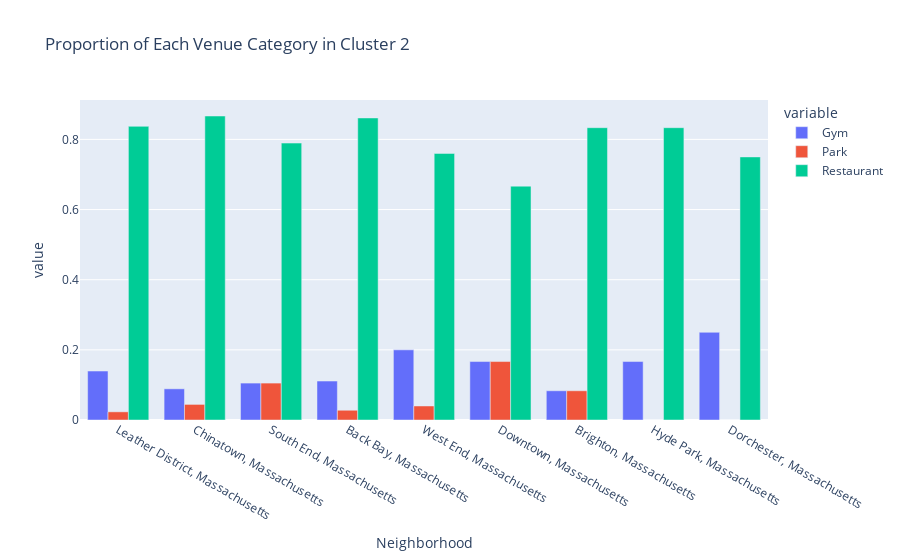

This figure's notebook cell:
### Markdown cell above
CLUSTER 2:

### Code cell
#Cluster 2
#create dataframe for graphing
cluster2_df = pd.DataFrame(columns = ['Neighborhood','Gym', 'Park', 'Restaurant'])
cluster2_df['Gym'] = Cluster2['Gym']
cluster2_df['Park'] = Cluster2['Park']
cluster2_df['Restaurant'] = Cluster2['Restaurant']
cluster2_df['Neighborhood'] = Cluster2['Address']


#make graph
fig2 = px.bar(cluster2_df, x = "Neighborhood", y = ['Gym', 'Park', 'Restaurant'], barmode= 'group', title = 'Proportion of Each Venue Category in Cluster 2')
fig2.show()

### Figure 1 — Plotly figure (JSON) as saved in the notebook; plotly's stock layout.template omitted (floating-point values rounded to 4 significant figures)
{"data": [{"alignmentgroup": "True", "hovertemplate": "variable=Gym<br>Neighborhood=%{x}<br>value=%{y}<extra></extra>", "legendgroup": "Gym", "marker": {"color": "#636efa"}, "name": "Gym", "offsetgroup": "Gym", "orientation": "v", "showlegend": true, "textposition": "auto", "type": "bar", "x": ["Leather District, Massachusetts", "Chinatown, Massachusetts", "South End, Massachusetts", "Back Bay, Massachusetts", "West End, Massachusetts", "Downtown, Massachusetts", "Brighton, Massachusetts", "Hyde Park, Massachusetts", "Dorchester, Massachusetts"], "xaxis": "x", "y": [0.1395, 0.08889, 0.1053, 0.1111, 0.2, 0.1667, 0.08333, 0.1667, 0.25], "yaxis": "y"}, {"alignmentgroup": "True", "hovertemplate": "variable=Park<br>Neighborhood=%{x}<br>value=%{y}<extra></extra>", "legendgroup": "Park", "marker": {"color": "#EF553B"}, "name": "Park", "offsetgroup": "Park", "orientation": "v", "showlegend": true, "textposition": "auto", "type": "bar", "x": ["Leather District, Massachusetts", "Chinatown, Massachusetts", "South End, Massachusetts", "Back Bay, Massachusetts", "West End, Massachusetts", "Downtown, Massachusetts", "Brighton, Massachusetts", "Hyde Park, Massachusetts", "Dorchester, Massachusetts"], "xaxis": "x", "y": [0.02326, 0.04444, 0.1053, 0.02778, 0.04, 0.1667, 0.08333, 0, 0], "yaxis": "y"}, {"alignmentgroup": "True", "hovertemplate": "variable=Restaurant<br>Neighborhood=%{x}<br>value=%{y}<extra></extra>", "legendgroup": "Restaurant", "marker": {"color": "#00cc96"}, "name": "Restaurant", "offsetgroup": "Restaurant", "orientation": "v", "showlegend": true, "textposition": "auto", "type": "bar", "x": ["Leather District, Massachusetts", "Chinatown, Massachusetts", "South End, Massachusetts", "Back Bay, Massachusetts", "West End, Massachusetts", "Downtown, Massachusetts", "Brighton, Massachusetts", "Hyde Park, Massachusetts", "Dorchester, Massachusetts"], "xaxis": "x", "y": [0.8372, 0.8667, 0.7895, 0.8611, 0.76, 0.6667, 0.8333, 0.8333, 0.75], "yaxis": "y"}], "layout": {"barmode": "group", "legend": {"title": {"text": "variable"}, "tracegroupgap": 0}, "title": {"text": "Proportion of Each Venue Category in Cluster 2"}, "xaxis": {"anchor": "y", "domain": [0, 1], "title": {"text": "Neighborhood"}}, "yaxis": {"anchor": "x", "domain": [0, 1], "title": {"text": "value"}}}}
